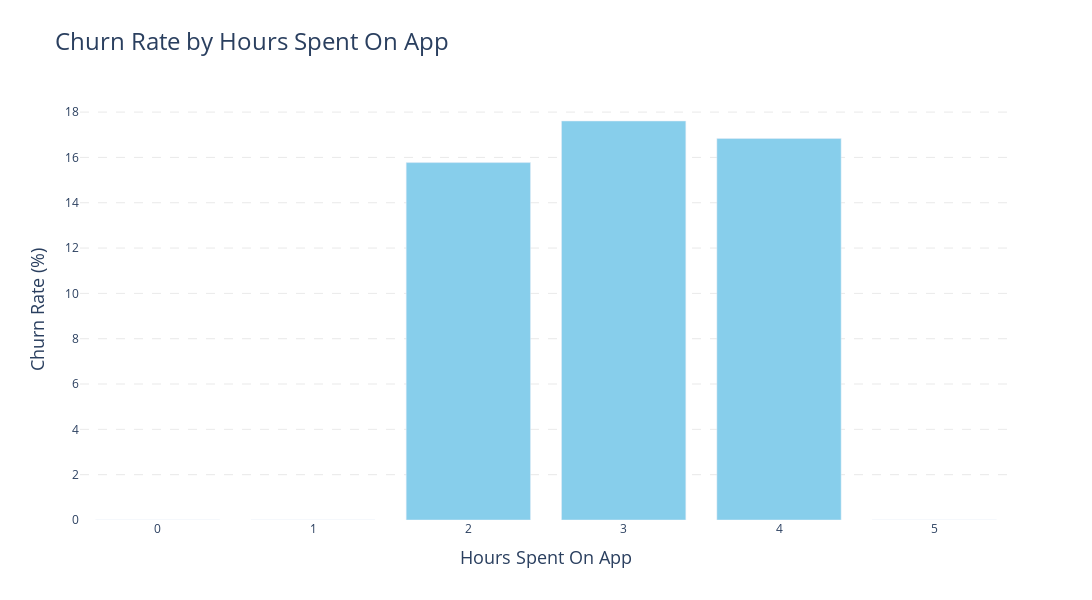

Notebook code cell kept with this figure:
### Markdown cell above
### Bivariate Analysis
##### How does the number of hours spent on the app influence the churn rate?

### Code cell
hours_churn_rate = EC.groupby('HourSpendOnApp')['Churn'].mean() * 100

# Create the Plotly figure
fig = go.Figure()

fig.add_trace(go.Bar(
    x=hours_churn_rate.index,
    y=hours_churn_rate.values,
    marker_color='skyblue'
))

fig.update_layout(
    title={
        'text': 'Churn Rate by Hours Spent On App',
        'font': {'size': 24}
    },
    xaxis_title={
        'text': 'Hours Spent On App',
        'font': {'size': 18}
    },
    yaxis_title={
        'text': 'Churn Rate (%)',
        'font': {'size': 18}
    },
    xaxis={'tickangle': 0},
    yaxis={'gridcolor': 'lightgrey', 'gridwidth': 0.5, 'griddash': 'dash'},
    plot_bgcolor='white',
    width=1200,
    height=600
)

fig.show()

### Figure 1 — Plotly figure (JSON) as saved in the notebook; plotly's stock layout.template omitted (floating-point values rounded to 4 significant figures)
{"data": [{"marker": {"color": "skyblue"}, "type": "bar", "x": [0, 1, 2, 3, 4, 5], "y": [0, 0, 15.77, 17.61, 16.84, 0]}], "layout": {"height": 600, "plot_bgcolor": "white", "title": {"font": {"size": 24}, "text": "Churn Rate by Hours Spent On App"}, "width": 1200, "xaxis": {"tickangle": 0, "title": {"font": {"size": 18}, "text": "Hours Spent On App"}}, "yaxis": {"gridcolor": "lightgrey", "griddash": "dash", "gridwidth": 0.5, "title": {"font": {"size": 18}, "text": "Churn Rate (%)"}}}}
